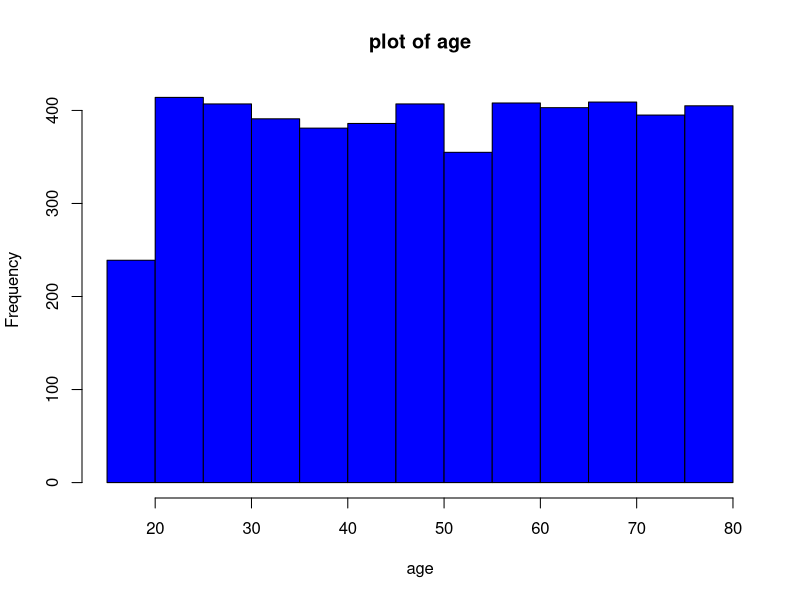
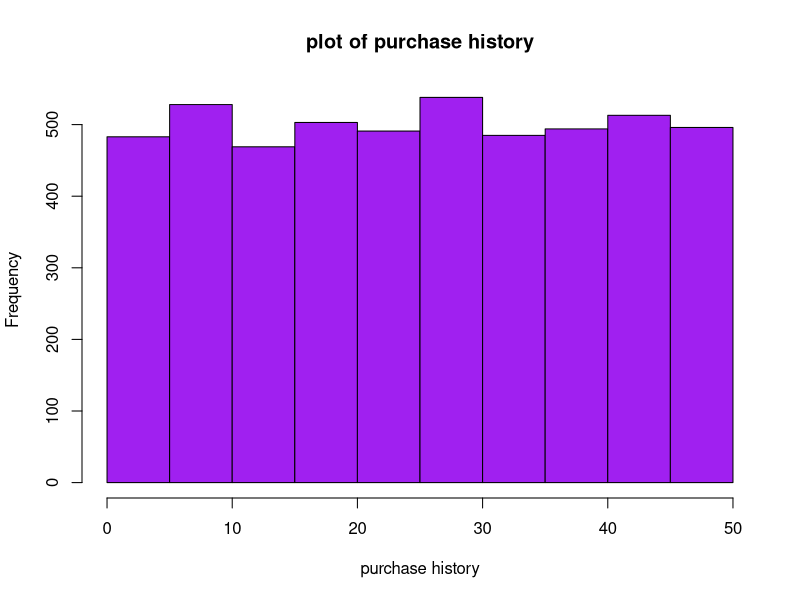
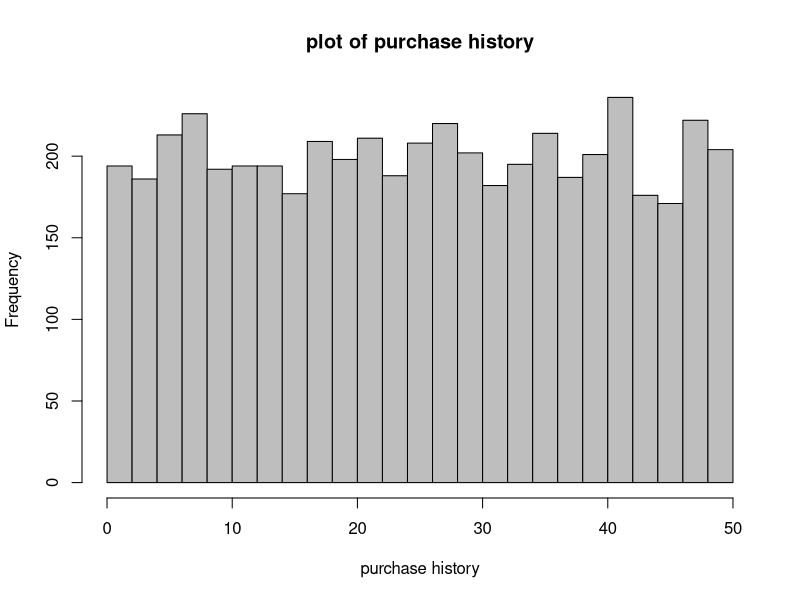
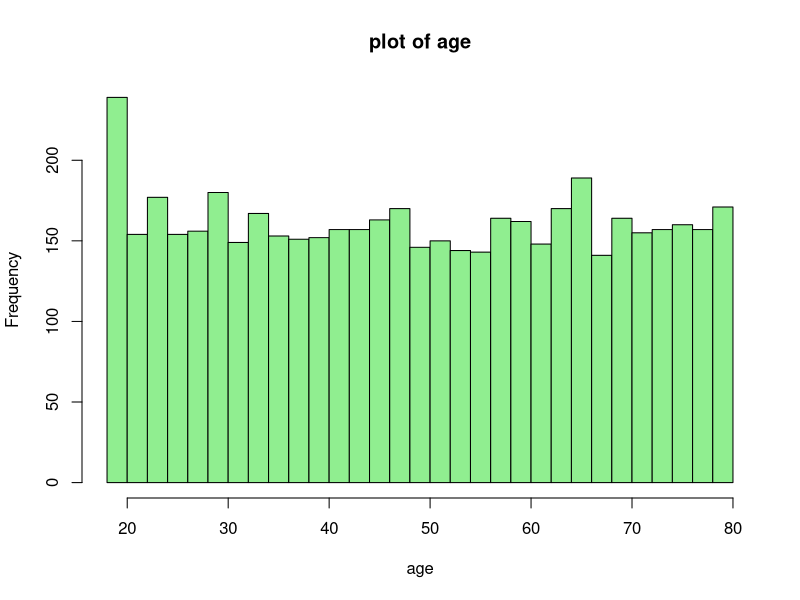
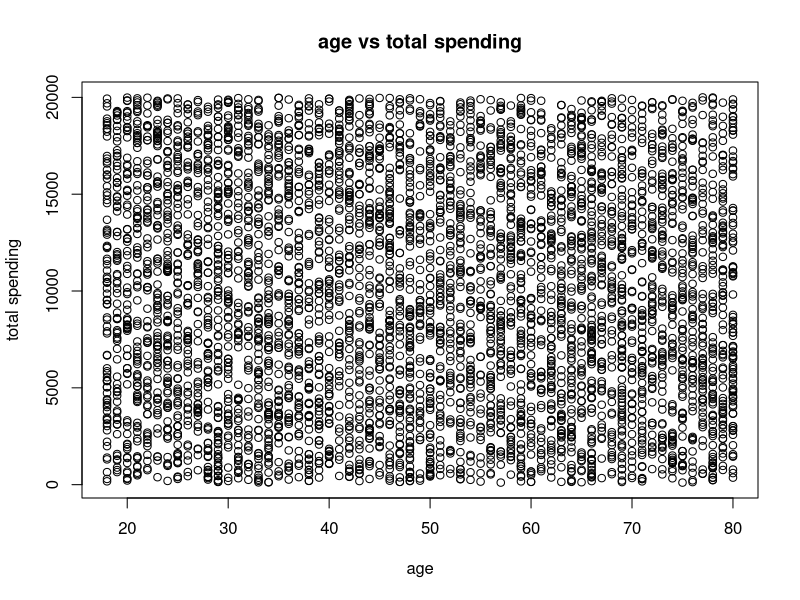
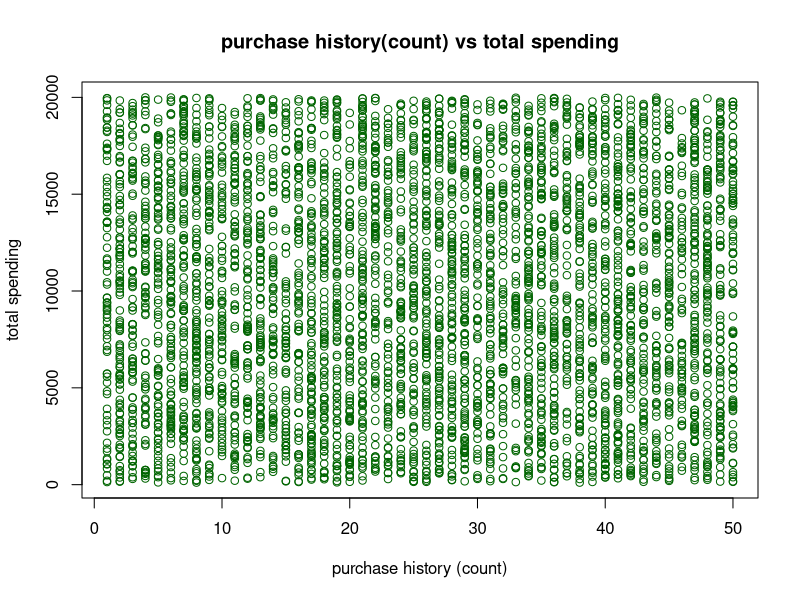
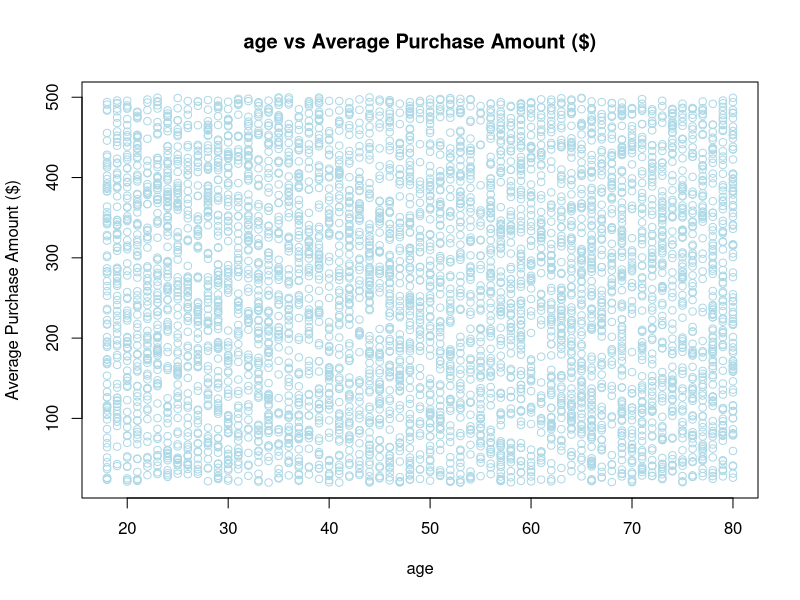

These figures' R source, in order:
## ---- chunk 1
library(readxl)
data<- read_excel("customer_info (1).xlsx")
## ---- chunk 2
summary(data$Age)
## ---- chunk 3
summary(data$`Total Spend ($)`)
## ---- chunk 4
summary(data$`Average Purchase Amount ($)`)
## ---- chunk 5
table(data$Gender)
## ---- chunk 6
table(data$Region)
## ---- chunk 7
table(data$`Preferred Payment Method`)
## ---- chunk 8
data$age_group <- cut(data$Age, breaks = c(-Inf , 29, 55, Inf) , labels = c("young(under30)" , "adult(30-55)", "senior(+55)"))
table(data$age_group)
## ---- chunk 9
data$spending_level <- cut(data$`Total Spend ($)`, breaks = c(-Inf, 2000, 10000, Inf), labels= c("low","medium","high"))
table(data$spending_level)
## ---- chunk 10
hist(data$Age, main = "plot of age", xlab = "age" , col = "blue")
## ---- chunk 11
hist(data$`Purchase History (count)`, main = "plot of purchase history", xlab = "purchase history" , col = "purple")
## ---- chunk 12
hist(data$`Purchase History (count)`, breaks = 24 , main = "plot of purchase history", xlab = "purchase history" , col = "gray")
## ---- chunk 13
hist(data$Age, breaks = 24 , main = "plot of age", xlab = "age" , col = "lightgreen")
## ---- chunk 14
plot(data$Age, data$`Total Spend ($)`, main = "age vs total spending", xlab ="age", ylab = "total spending" , col= "black")
## ---- chunk 15
plot(data$`Purchase History (count)`, data$`Total Spend ($)`,  main = "purchase history(count) vs total spending", xlab ="purchase history (count)", ylab = "total spending" , col= "darkgreen")
## ---- chunk 16
plot(data$Age, data$`Average Purchase Amount ($)`, main = "age vs Average Purchase Amount ($)", xlab ="age", ylab = "Average Purchase Amount ($)" , col= "lightblue")

